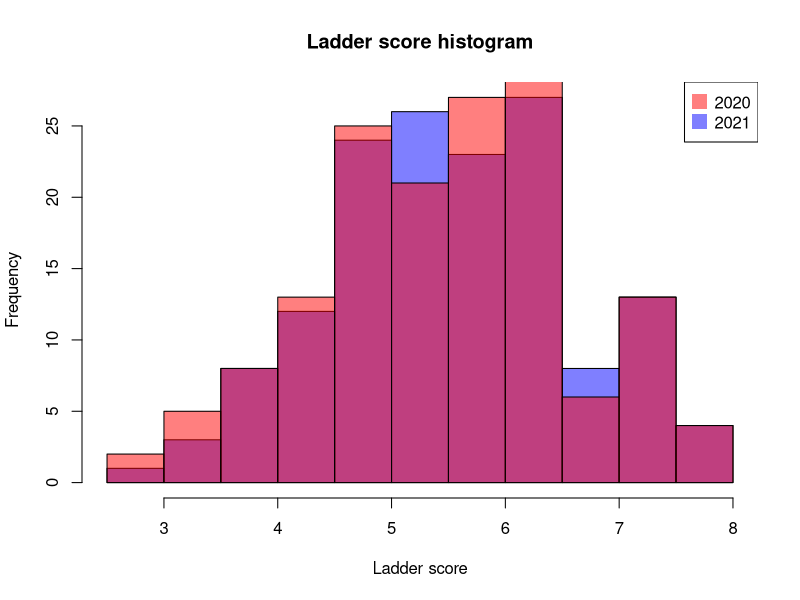
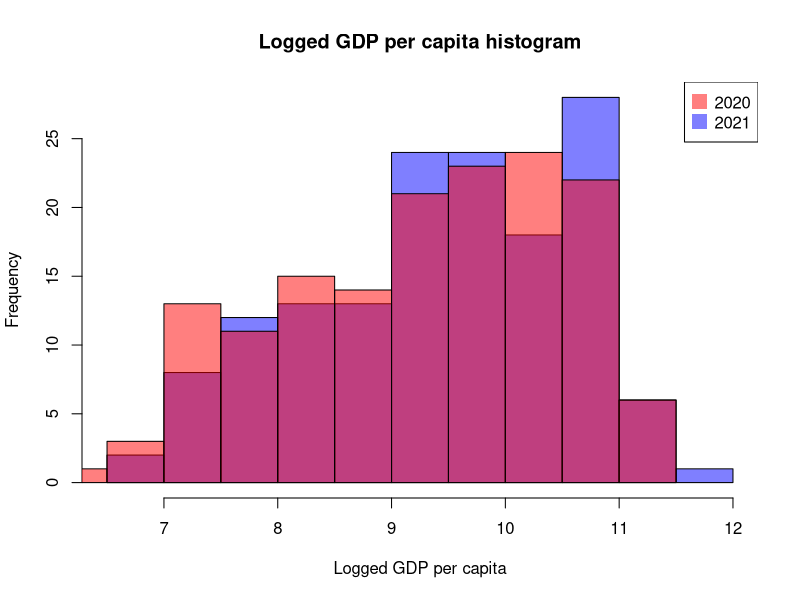
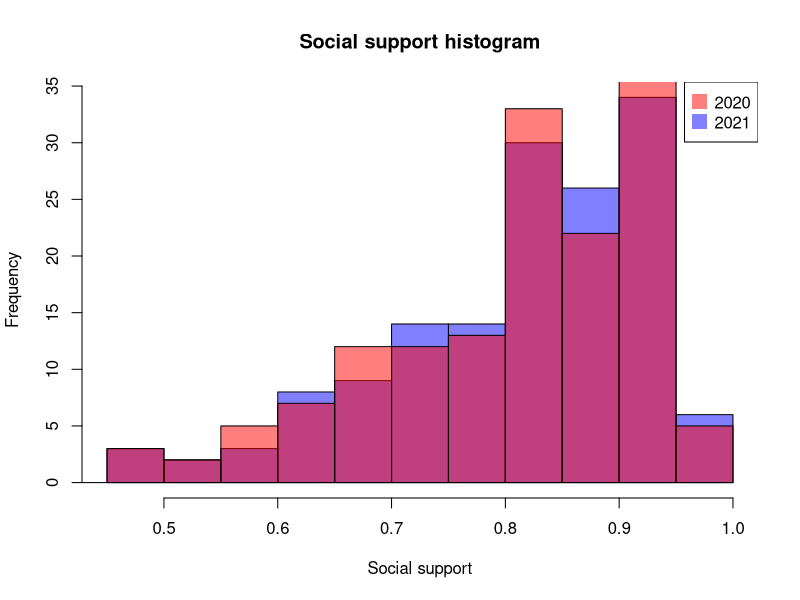
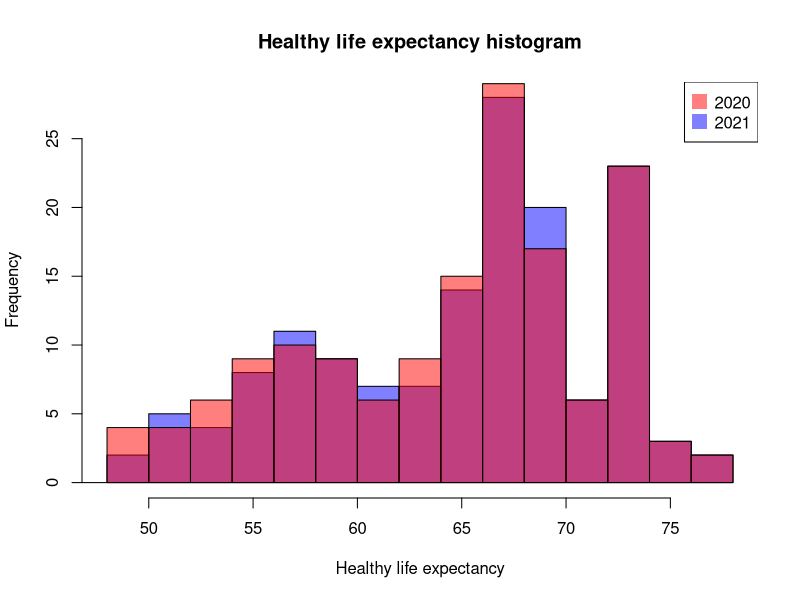
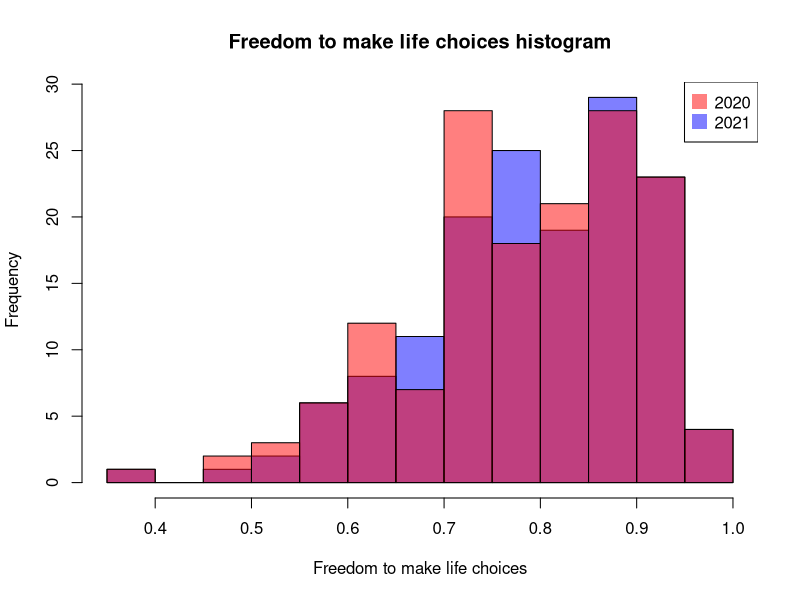
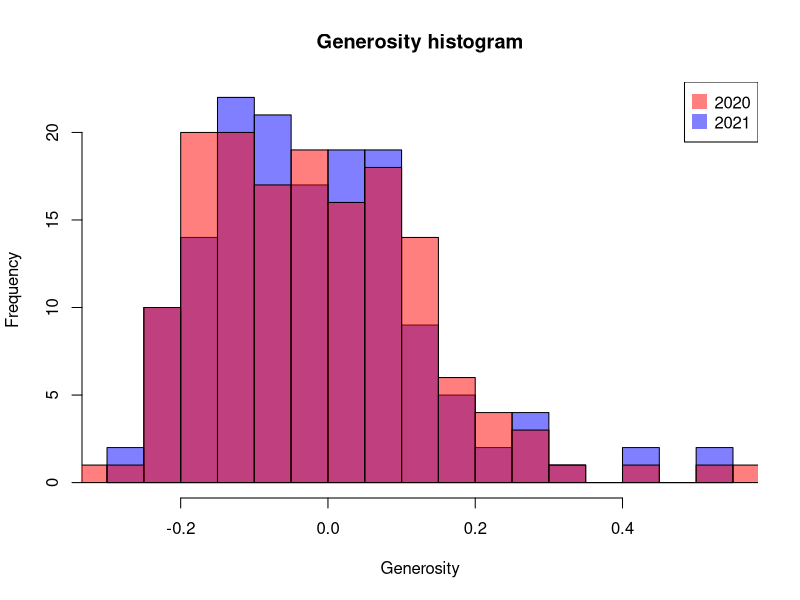
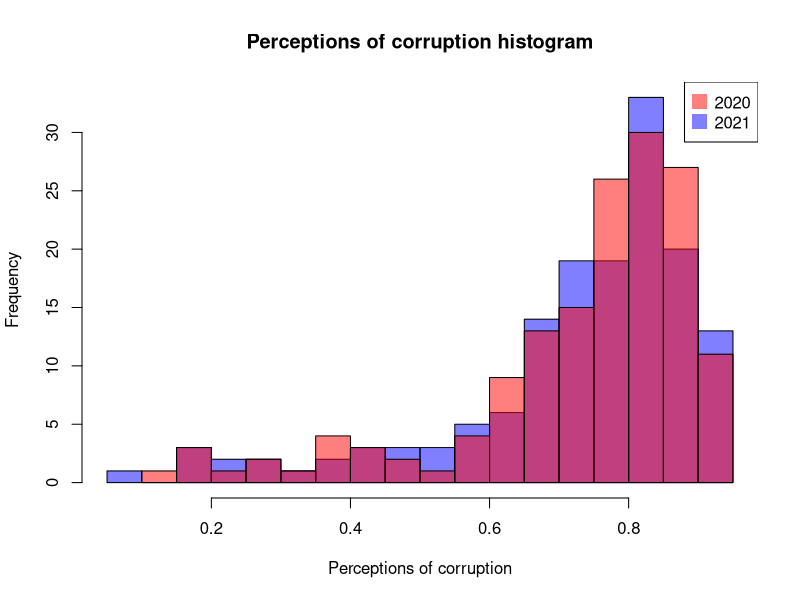
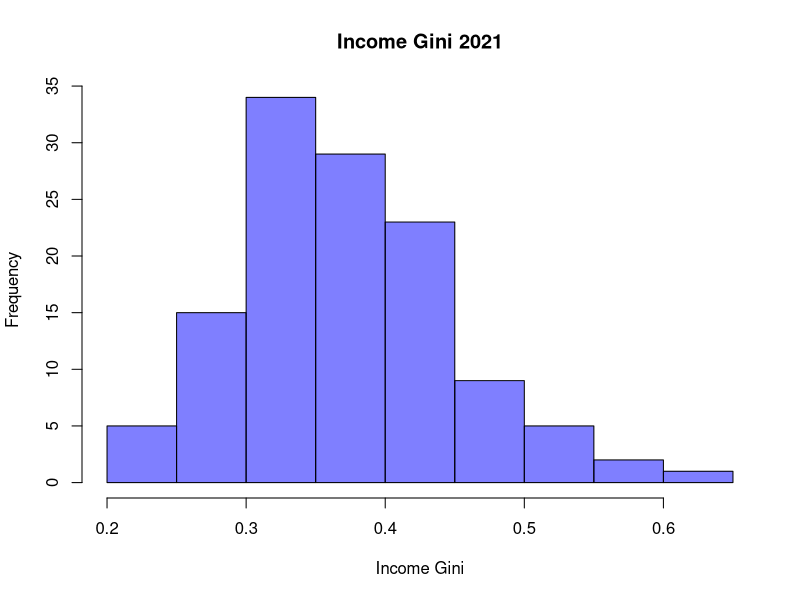

Recreate these plots in R, in order.
## ---- chunk 1
knitr::opts_chunk$set(echo = TRUE)
## ---- chunk 2
# Učitavanje podataka iz csv datoteke:
whr2020 = read.table("WHR_2020.csv", sep = ",")
whr2021 = read.table("WHR_2021.csv", sep = ",")
dim(whr2020)
dim(whr2021)
## ---- chunk 3
print("2020: ")
summary(whr2020[3:9])
print("2021: ")
summary(whr2021[3:9])
## ---- chunk 4
colnames(whr2020) <- c("Country name", "Regional indicator", "Ladder score", "Logged GDP per capita", "Social support", "Healthy life expectancy", "Freedom to make life choices", "Generosity", "Perceptions of corruption") 

colnames(whr2021) <- c("Country name", "Regional indicator", "Ladder score", "Logged GDP per capita", "Social support", "Healthy life expectancy", "Freedom to make life choices", "Generosity", "Perceptions of corruption", "Income Gini", "Wealth Gini") 
names(whr2020)
names(whr2021)
## ---- chunk 5
#histogrami varijable s obzirom na godine
plot_by_years <- function(column, main) {
  hist(whr2021[[column]], breaks=15, main=main, xlab=column, ylab="Frequency",col=rgb(0,0,1,0.5))
  hist(whr2020[[column]], breaks=15, main=main, xlab=column, ylab="Frequency", col=rgb(1,0,0,0.5), add=T)
  legend(x="topright", c("2020", "2021"), col=c(rgb(1,0,0,0.5), rgb(0,0,1,0.5)), pt.cex = 2, pch = 15)
}
plot_by_years("Ladder score", "Ladder score histogram") 
plot_by_years("Logged GDP per capita", "Logged GDP per capita histogram")
plot_by_years("Social support", "Social support histogram")
plot_by_years("Healthy life expectancy", "Healthy life expectancy histogram")
plot_by_years("Freedom to make life choices", "Freedom to make life choices histogram")
plot_by_years("Generosity", "Generosity histogram")
plot_by_years("Perceptions of corruption", "Perceptions of corruption histogram")
hist(whr2021$`Income Gini`, breaks=10, main="Income Gini 2021", xlab="Income Gini", ylab="Frequency",col=rgb(0,0,1,0.5))
hist(whr2021$`Wealth Gini`, breaks=10, main="Wealth Gini 2021", xlab="Wealth Gini", ylab="Frequency",col=rgb(0,0,1,0.5))
## ---- chunk 6
library(tidyverse)

whr2021 %>% group_by(`Regional indicator`) %>% summarise(
          Mean.LadderScore = mean(`Ladder score`),
          Mean.GDP = mean(`Logged GDP per capita`),
          Mean.SocialSupport = mean(`Social support`),
          Mean.LifeExp = mean(`Healthy life expectancy`),
          Mean.Freedom = mean(`Freedom to make life choices`),
          Mean.Generosity = mean(Generosity),
          Mean.Corruption = mean(`Perceptions of corruption`)
           #Mean.IncomeGini = mean(`Income Gini`),
           #Mean.WealthGini = mean(`Wealth Gini`)
            ) -> summary.result1
summary.result1


whr2021 %>% group_by(`Regional indicator`) %>% summarise(
          Med.LadderScore = median(`Ladder score`),
          Med.GDP = median(`Logged GDP per capita`),
          Med.SocialSupport = median(`Social support`),
          Med.LifeExp = median(`Healthy life expectancy`),
          Med.Freedom = median(`Freedom to make life choices`),
          Med.Generosity = median(Generosity),
          Med.Corruption = median(`Perceptions of corruption`)
            ) -> summary.result2
summary.result2
## ---- chunk 7
# Ne razlikujemo vrste regija:
plot(whr2021$`Ladder score`,whr2021$`Logged GDP per capita`,
     col="blue",
     xlab='Ladder score',
     ylab='Logged GDP per capita')

# Razlikujemo vrste regija:
plot(whr2021$`Ladder score`[whr2021$`Regional indicator`=='Central and Eastern Europe'],
     whr2021$`Logged GDP per capita`[whr2021$`Regional indicator`=='Central and Eastern Europe'],
     col='blue',
     xlim=c(min(whr2021$`Ladder score`),max(whr2021$`Ladder score`)),
     ylim=c(min(whr2021$`Logged GDP per capita`),max(whr2021$`Logged GDP per capita`)),
     xlab='Ladder score',
     ylab='Logged GDP per capita')

points(whr2021$`Ladder score`[whr2021$`Regional indicator`=='Western Europe'],
     whr2021$`Logged GDP per capita`[whr2021$`Regional indicator`=='Western Europe'],col='red')
points(whr2021$`Ladder score`[whr2021$`Regional indicator`=='Sub-Saharan Africa'],
     whr2021$`Logged GDP per capita`[whr2021$`Regional indicator`=='Sub-Saharan Africa'],col='green')
## ---- chunk 8
western_europe = whr2021[whr2021$`Regional indicator` == "Western Europe",]
central_eastern_europe = whr2021[whr2021$`Regional indicator` == "Central and Eastern Europe",]
## ---- chunk 9
cat('Prosječan Ladder score zemalja iz Zapadne Europe ', mean(western_europe$`Ladder score`),'\n')
cat('Prosječan Ladder score zemalja iz Srednje i Istočne Europe', mean(central_eastern_europe$`Ladder score`), '\n')
## ---- chunk 10
h = hist(western_europe$`Ladder score`,
         main="Ladder score Western Europe",
         xlab="Ladder score",
         ylab='Frequency',
         col="blue",
         breaks = 20
         )

h = hist(central_eastern_europe$`Ladder score`,
         main="Ladder score Central and Eastern Europe",
         xlab="Ladder score",
         ylab='Frequency',
         col="blue",
         breaks = 20
         )
## ---- chunk 11
boxplot(western_europe$`Ladder score`,central_eastern_europe$`Ladder score`,
        main='Ladder score box-plot',
        ylab='Ladder score', xlab="Regional indicator", names = c("Western Europe", "Central and Eastern Europe"))
## ---- chunk 12
qqnorm(western_europe$`Ladder score`, pch = 1, frame = FALSE,main='Western Europe')
qqline(western_europe$`Ladder score`, col = "steelblue", lwd = 2)

qqnorm(central_eastern_europe$`Ladder score`, pch = 1, frame = FALSE,main='Central and Eastern Europe')
qqline(central_eastern_europe$`Ladder score`, col = "steelblue", lwd = 2)
## ---- chunk 13
library(nortest)
lillie.test(western_europe$`Ladder score`)
lillie.test(central_eastern_europe$`Ladder score`)
## ---- chunk 14
var(western_europe$`Ladder score`)
var(central_eastern_europe$`Ladder score`)
#Jesu li varijance značajno različite
var.test(western_europe$`Ladder score`, central_eastern_europe$`Ladder score`)
## ---- chunk 15
t.test(western_europe$`Ladder score`, central_eastern_europe$`Ladder score`, alt = "greater", var.equal = TRUE)

## ---- chunk 16
plot(whr2021$`Logged GDP per capita`, whr2021$`Income Gini`, xlab = "Logged GDP per capita", ylab = "Income Gini",
     main = "Distribucija log(BDP) u ovisnosti o nejednakosti dohotka")
plot(whr2021$`Logged GDP per capita`, whr2021$`Wealth Gini`, xlab = "Logged GDP per capita", ylab = "Wealth Gini",
     main = "Distribucija log(BDP) u ovisnosti o nejednakosti bogatstva")
## ---- chunk 17
library(tidyverse)

whr2021 %>% group_by(`Regional indicator`) %>% summarise(
          Mean.WealthGini = mean(`Wealth Gini`),
          Median.WealthGini = median(`Wealth Gini`)
            ) -> summary.WealthGiniRegion
summary.WealthGiniRegion
## ---- chunk 18
library(nortest)
southeast_asia = whr2021[whr2021$`Regional indicator` == "Southeast Asia",]
east_asia = whr2021[whr2021$`Regional indicator` == "East Asia",]

qqnorm(east_asia$`Wealth Gini`, pch = 1, frame = FALSE,main='Wealth Gini - East Asia')
qqline(east_asia$`Wealth Gini`, col = "steelblue", lwd = 2)
qqnorm(southeast_asia$`Wealth Gini`, pch = 1, frame = FALSE,main='Wealth Gini - Southeast Asia')
qqline(southeast_asia$`Wealth Gini`, col = "steelblue", lwd = 2)
lillie.test(east_asia$`Wealth Gini`)
lillie.test(southeast_asia$`Wealth Gini`)
## ---- chunk 19
var(east_asia$`Wealth Gini`)
var(southeast_asia$`Wealth Gini`)
#Jesu li varijance značajno različite
var.test(east_asia$`Wealth Gini`, southeast_asia$`Wealth Gini`)
## ---- chunk 20
t.test(southeast_asia$`Wealth Gini`, east_asia$`Wealth Gini`, alt = "greater", var.equal = TRUE)

## ---- chunk 21
ce_europe = whr2021[whr2021$`Regional indicator` == "Central and Eastern Europe",]
w_europe = whr2021[whr2021$`Regional indicator` == "Western Europe",]
men_africa = whr2021[whr2021$`Regional indicator` == "Middle East and North Africa",]
ss_africa = whr2021[whr2021$`Regional indicator` == "Sub-Saharan Africa",]

europe <- rbind(ce_europe, w_europe)
africa <- rbind(men_africa, ss_africa)

plot_by_gini <- function(column, main) {
  hist(europe[[column]], breaks=30, main=main, xlab=column, ylab="Frequency", ylim = c(0,8),col=rgb(0,0,1,0.5))
  hist(africa[[column]], breaks=30, main=main, xlab=column, ylab="Frequency", col=rgb(1,0,0,0.5), add=T)
  legend(x="topright", c("Africa", "Europe"), col=c(rgb(1,0,0,0.5), rgb(0,0,1,0.5)), pt.cex = 2, pch = 15)
}
plot_by_gini("Perceptions of corruption", "Perceptions of corruption histogram")
plot(africa$`Perceptions of corruption`,
     africa$`Logged GDP per capita`,
     col='blue',
     ylab='Logged GDP per capita',
     xlab='Perceptions of corruption')
points(europe$`Perceptions of corruption`,
     europe$`Logged GDP per capita`,col='red')
boxplot(africa$`Perceptions of corruption`,europe$`Perceptions of corruption`,
        main='Perceptions of corruption box-plot',
        ylab='Perceptions of corruption', xlab="Regional indicator", names = c("Africa", "Europe"))
## ---- chunk 22
mean_europe = mean(europe$`Perceptions of corruption`)
mean_africa = mean(africa$`Perceptions of corruption`)
print(mean_europe)
print(mean_africa)
## ---- chunk 23
qqnorm(europe$`Perceptions of corruption`, pch = 1, frame = FALSE,main='Perceptions of corruption - Europe')
qqline(europe$`Perceptions of corruption`, col = "steelblue", lwd = 2)

qqnorm(africa$`Perceptions of corruption`, pch = 1, frame = FALSE,main='Perceptions of corruption - Africa')
qqline(africa$`Perceptions of corruption`, col = "steelblue", lwd = 2)
## ---- chunk 24
lillie.test(africa$`Perceptions of corruption`)
lillie.test(europe$`Perceptions of corruption`)
## ---- chunk 25
library(ggplot2)

data2021 = whr2021[c("Country name", "Ladder score")]
names(data2021)[names(data2021) == "Country name"] = "region"

mapdata2021 = map_data("world")
mapdata2021 = left_join(mapdata2021, data2021, by = "region")

map2021 = ggplot(mapdata2021, aes(x = long, y = lat, group = group)) +
  geom_polygon(aes(fill = `Ladder score`), color = "black", size = 0.1) + theme(axis.text.x = element_blank(),
                           axis.text.y = element_blank(),
                           axis.ticks = element_blank(),
                           axis.title.y = element_blank(),
                           axis.title.x = element_blank(),
                           rect = element_blank())

map2021

## ---- chunk 26
boxplot(whr2020$`Ladder score`, whr2021$`Ladder score`,
        main = 'Ladder score box-plot by year',
        xlab = 'Year', ylab = 'Ladder score', names = c('2020', '2021'))
## ---- chunk 27
qqnorm(whr2020$`Ladder score`, pch = 1, frame = FALSE,main='Ladder score for 2020')
qqline(whr2020$`Ladder score`, col = "steelblue", lwd = 2)

qqnorm(whr2021$`Ladder score`, pch = 1, frame = FALSE,main='Ladder score for 2021')
qqline(whr2021$`Ladder score`, col = "steelblue", lwd = 2)
## ---- chunk 28
t.test(whr2020$`Ladder score`, whr2021$`Ladder score`, alternative = "two.sided", var.equal = TRUE)

## ---- chunk 29
c1 = rgb(173,216,230,max = 255, alpha = 80, names = "lt.blue")
c2 = rgb(255,192,203, max = 255, alpha = 80, names = "lt.pink")
ladder2020 = whr2020$`Ladder score`
ladder2021 = whr2021$`Ladder score`
hist1 = hist(ladder2020, breaks = 10, plot = FALSE)
hist2 = hist(ladder2021, breaks = 10, plot = FALSE)
plot(hist1, col = c1, main = "Histogram of ladder score for two years", xlab = "Ladder score")
plot(hist2, col = c2, add = TRUE)
legend("topright",
  legend=c('2020','2021'),
  fill = c(c1,c2)
)
## ---- chunk 30
mergedData = merge(whr2020, whr2021, by="Country name", suffixes = c(".20",".21"))

hist(mergedData$`Ladder score.20`,
     main=paste('Histogram of ladder score in 2020'),
     xlab='Ladder score')

hist(mergedData$`Ladder score.21`,
     main=paste('Histogram of ladder score in 2021'),
     xlab='Ladder score')

hist(mergedData$`Ladder score.20`-mergedData$`Ladder score.21`,
     main=paste('Difference in ladder scores between two years'),
     xlab='Ladder score')

qqnorm(mergedData$`Ladder score.20`-mergedData$`Ladder score.21`, 
       pch = 1, 
       frame = FALSE, 
       main=paste('QQ-plot for differences between ladder scores'))
qqline(mergedData$`Ladder score.20`-mergedData$`Ladder score.21`, 
       col = "steelblue", lwd = 2)
## ---- chunk 31
t.test(mergedData$`Ladder score.20`, 
       mergedData$`Ladder score.21`, 
       paired = TRUE, 
       alt = "less")
## ---- chunk 32
plot(whr2021$`Logged GDP per capita`, whr2021$`Ladder score`,
     col="blue",
     xlab='Logged GDP per capita',
     ylab='2021 Ladder score')
## ---- chunk 33
linreg = lm(formula = whr2021$`Ladder score` ~ whr2021$`Logged GDP per capita`)
summary(linreg)

plot(whr2021$`Logged GDP per capita`, whr2021$`Ladder score`,
     col="blue",
     xlab='Logged GDP per capita',
     ylab='2021 Ladder score')
abline(linreg$coefficients[1], linreg$coefficients[2], col = "orange", lwd = 2)
